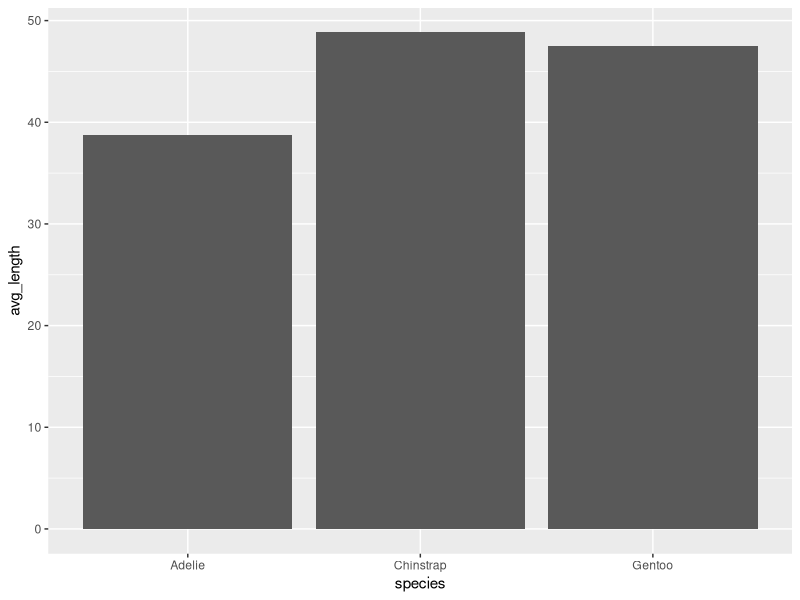

Here is the R script that generated this plot:
## ---- chunk 1
library(tidyverse)
library(palmerpenguins)

## ---- chunk 2
bills<- penguins|>
  group_by(species)|>
  summarize(
    n=n(),
    avg_length=mean(bill_length_mm,na.rm=TRUE)
  )

glimpse(bills)
## ---- chunk 3
ggplot(bills, aes(x=species, y=avg_length))+
  geom_col()
